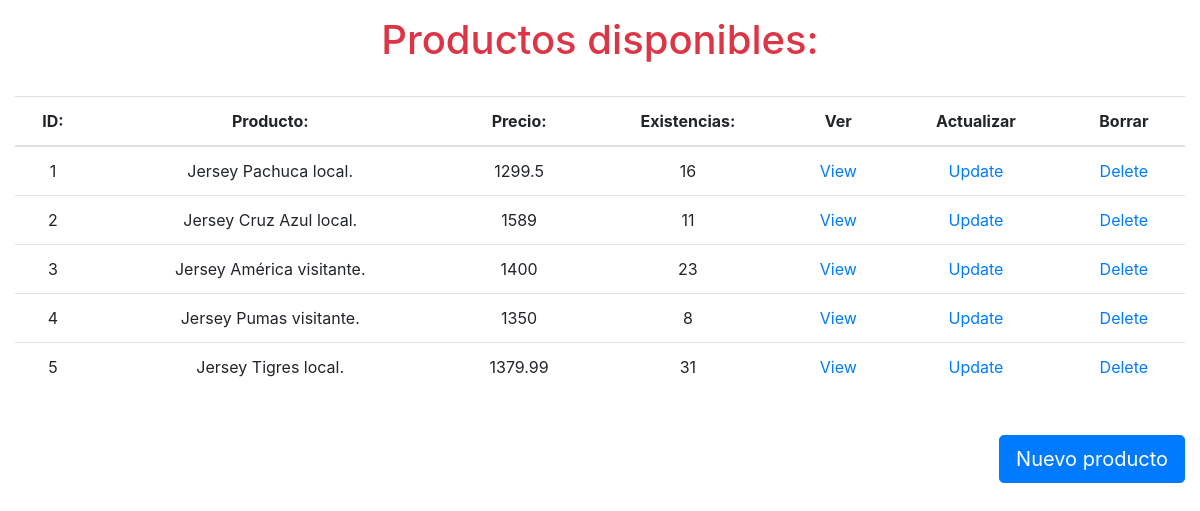
The app's page /productos/index.php, older data.
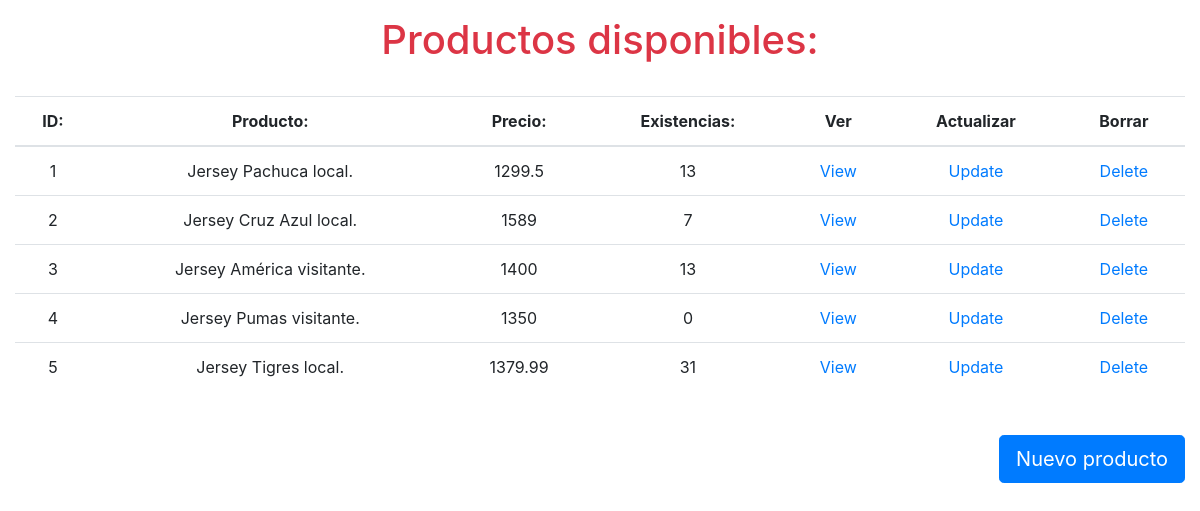
The same page, newer data.
### tables this page shows
CREATE TABLE productos (
	id_producto INTEGER PRIMARY KEY AUTOINCREMENT,
    producto VARCHAR (100) NOT NULL,
    precio FLOAT NOT NULL,
    existencias INTEGER NOT NULL
);

### productos/db/db_list.php (the view)
<?php
    $db = new SQLite3("../tienda.db");
    $resultado = $db->query("SELECT * from productos;");
    $table = "
        <table class='table text-center'>
            <thead>
            <tr>
                <th>ID:</th>
                <th>Producto:</th>
                <th>Precio:</th>
                <th>Existencias:</th>
                <th>Ver</th>
                <th>Actualizar</th>
                <th>Borrar</th>
            </tr>
            </thead>
            ";
    print($table);
    while ($row = $resultado->fetchArray() ) {
        $id_producto = $row['id_producto'];
        $producto = $row['producto'];
        $precio = $row['precio'];
        $existencias = $row['existencias'];
        $table = "
            <tr>
                <td>$id_producto</td>
                <td>$producto</td>
                <td>$precio</td>
                <td>$existencias</td>
                <td><a href='view.php?id_producto=$id_producto'>View</a></td>
                <td><a href='update.php?id_producto=$id_producto'>Update</a></td>
                <td><a href='delete.php?id_producto=$id_producto'>Delete</a></td>
            </tr>
        ";
        print($table);
    }
    print("</table>");
?>

Row changes from the older to the newer data that the page shows:
changed productos "Jersey Pachuca local.": existencias "16" → "13"
changed productos "Jersey Cruz Azul local.": existencias "11" → "7"
changed productos "Jersey América visitante.": existencias "23" → "13"
changed productos "Jersey Pumas visitante.": existencias "8" → "0"
